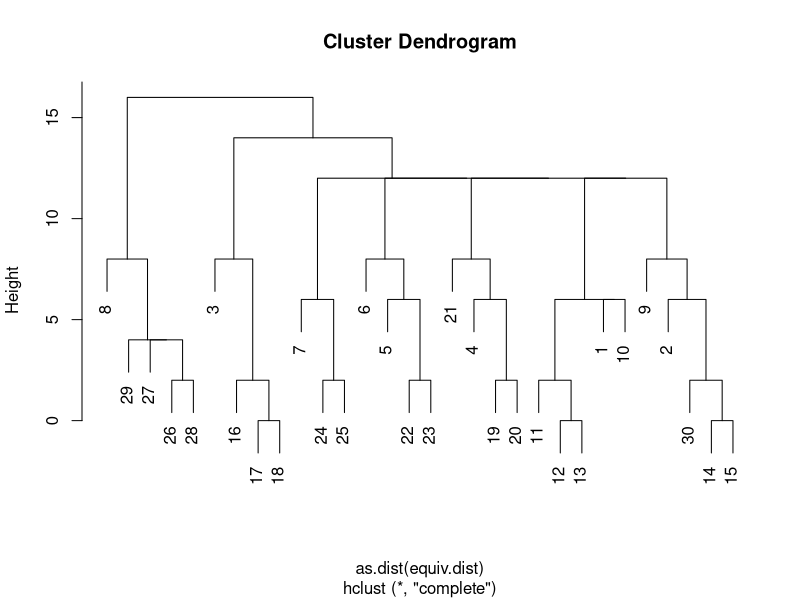
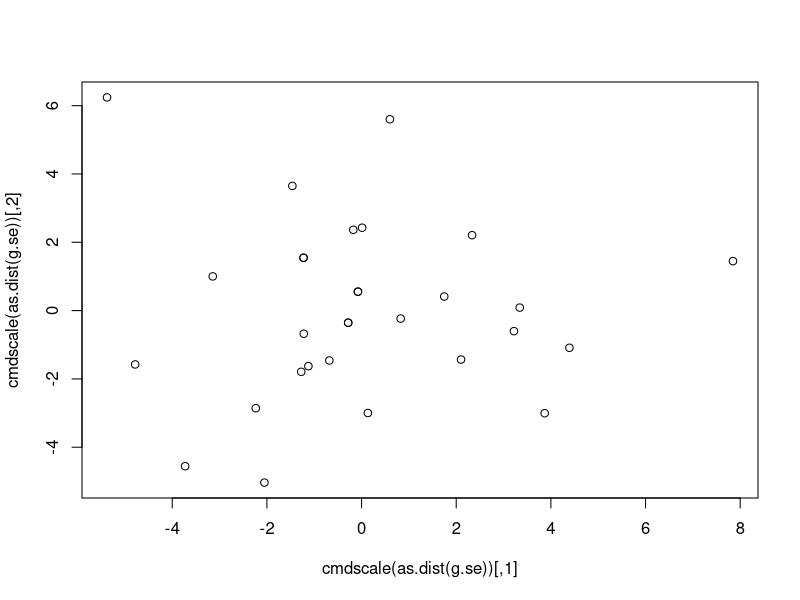
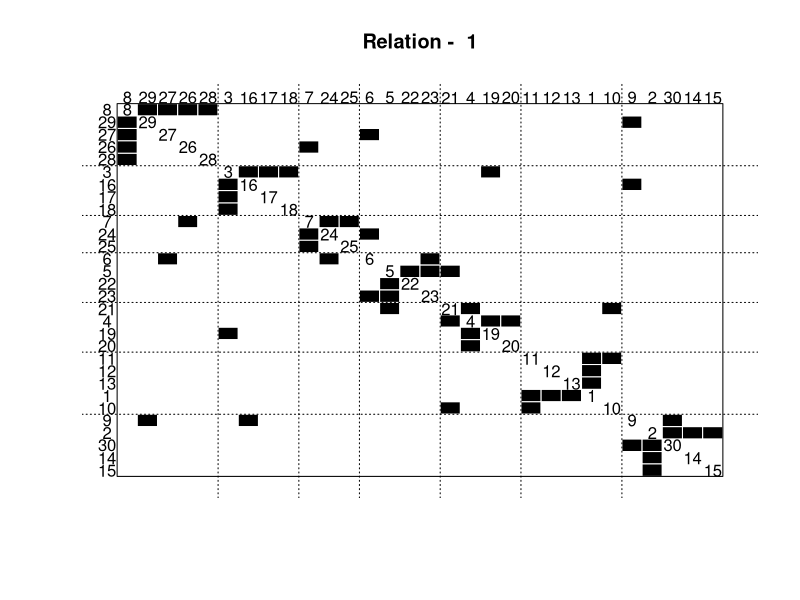

These figures' R source, in order:
library(sna)

library(igraph)

links2 <- read.csv("edges1.csv", header=T, row.names=1)

eq<-equiv.clust(links2)

plot(eq)




g.se<-sedist(links2)

plot(cmdscale(as.dist(g.se)))





b<-blockmodel(links2,eq,h=10)

plot(b)
